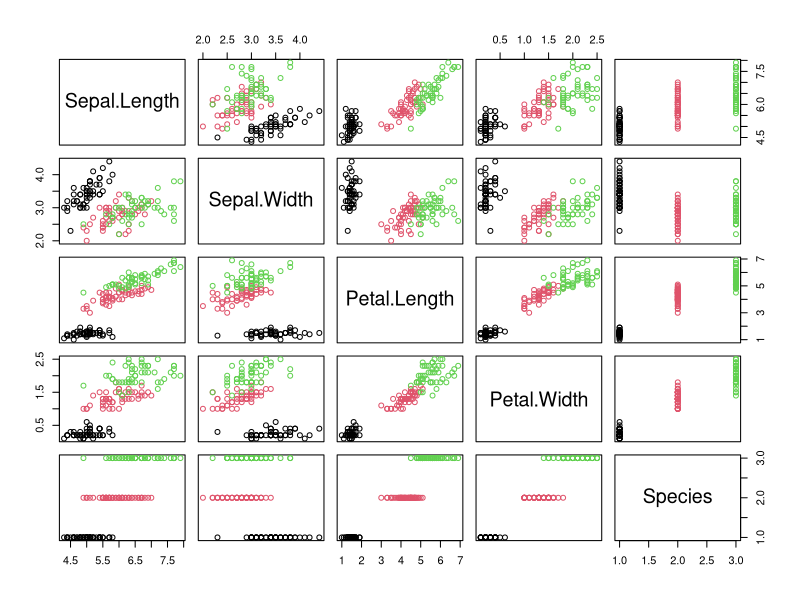
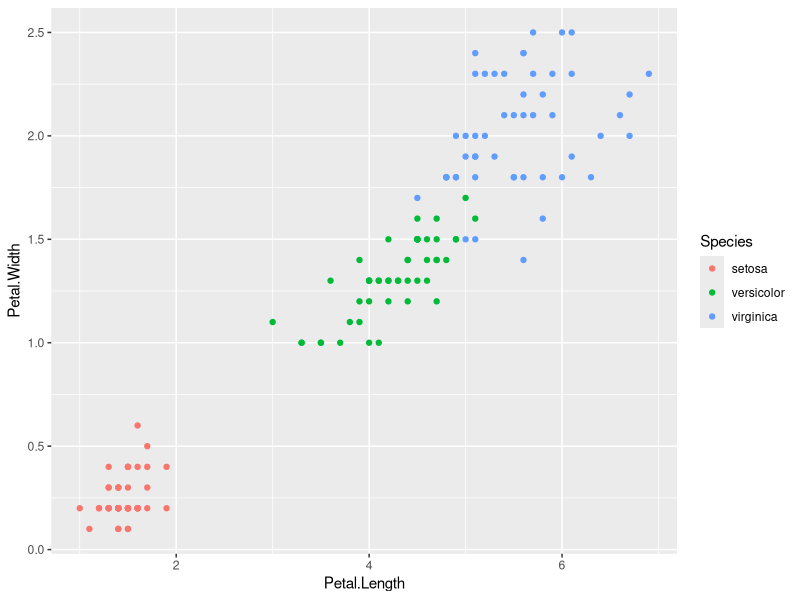
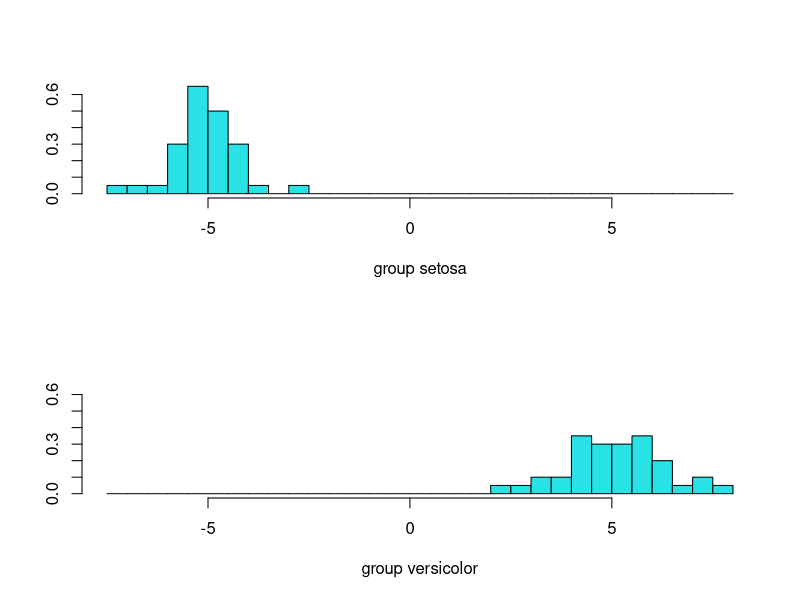
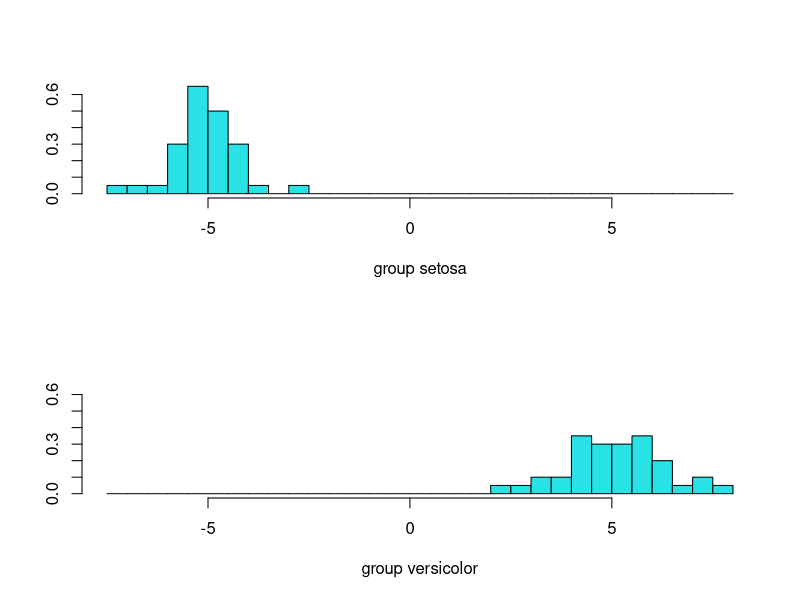

Reproduce these figures in R, in order.
## ---- chunk 1
library(tidyverse)
library(caret)
library(MASS)
## ---- chunk 2
# Load the data
data("iris")

# check for Nas
anyNA(iris)

# Inspect the data
sample_n(iris, 3)

# dim
dim(iris)

#internl structure
glimpse(iris)
## ---- chunk 3
# Covariance scatterplot Matrix. View how each variable varies with the rest as well as how the classes are distributed
pairs(iris, col=iris$Species)

## ---- chunk 4
# plot the data, color with species
ggplot(iris, aes(x=Petal.Length, y=Petal.Width, col=Species))+geom_point()

## ---- chunk 5
# filter iris to retain two classes i.e setosa and versicolor
separable_iris<-iris%>%
  filter(Species %in% c('versicolor','setosa'))

#separable_iris<-iris[iris$Species %in% c('versicolor','setosa'),]

# Confirm that there are two species i.e setosa and versicolor
unique(separable_iris$Species)

# View the species of the new data set
separable_iris$Species

# view the levels of the new data set
levels(separable_iris$Species)
## ---- chunk 6
# drops the levels that do not occur
separable_iris$Species<-factor(separable_iris$Species)

# levels
levels(separable_iris$Species)
## ---- chunk 7
# Estimate preprocessing parameters
preproc.param <- separable_iris %>% 
  preProcess(method = c("center", "scale"))

# Transform the data using the estimated parameters
standardized_iris <- preproc.param %>% predict(separable_iris)


## ---- chunk 8
set.seed(123)
training.samples <- standardized_iris$Species %>% 
  createDataPartition(p = 0.8, list = FALSE)

train.data  <- standardized_iris[training.samples, ]
test.data <- standardized_iris[-training.samples, ]
## ---- chunk 9
# Fit the LDA model
lda_model <- lda(Species~., data = train.data)
lda_model
## ---- chunk 10
# plot the model
plot(lda_model, train.data)
## ---- chunk 11
# plot the model
plot(lda_model, test.data)
## ---- chunk 12
# Make predictions
preds <- lda_model %>% predict(test.data)

# Model accuracy
mean(preds$class == test.data$Species)


